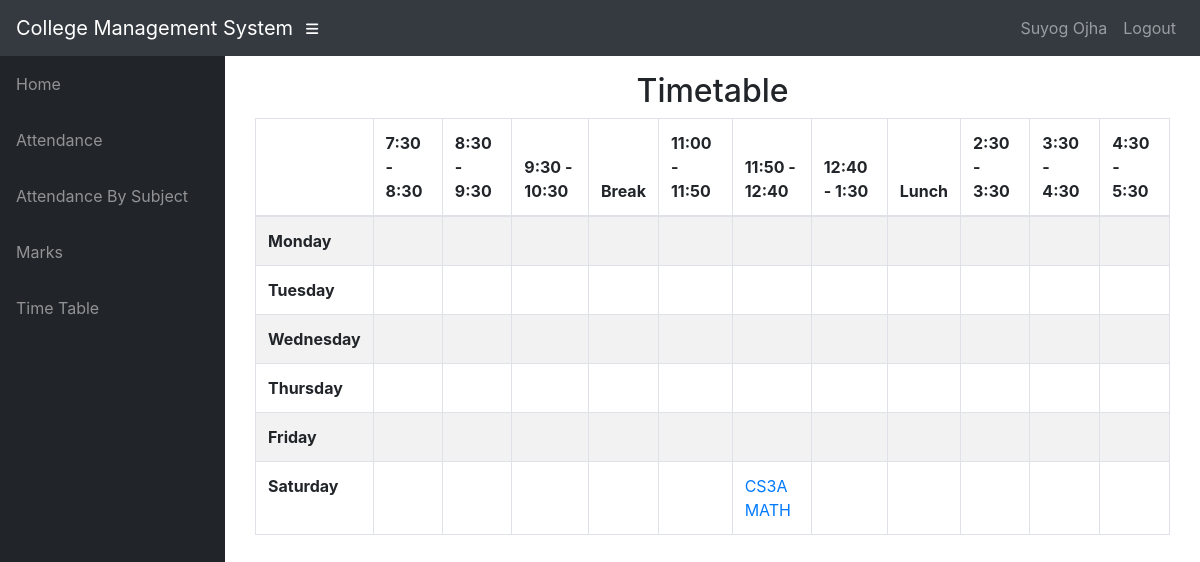
Page /info/teacher/121/t_timetable/ (signed in) on the committed database.
### info/models.py (models this page shows, shortened)
class User(AbstractUser):
    @property
    def is_student(self):
        if hasattr(self, 'student'):
            return True
        return False

class Student(models.Model):
    user = models.OneToOneField(User, on_delete=models.CASCADE, null=True)
    class_id = models.ForeignKey(Class, on_delete=models.CASCADE, default=1)
    USN = models.CharField(primary_key='True', max_length=100)
    name = models.CharField(max_length=200)
    sex = models.CharField(max_length=50, choices=sex_choice, default='Male')
    DOB = models.DateField(default='1998-01-01')

class AssignTime(models.Model):
    assign = models.ForeignKey(Assign, on_delete=models.CASCADE)
    period = models.CharField(max_length=50, choices=time_slots, default='11:00 - 11:50')
    day = models.CharField(max_length=15, choices=DAYS_OF_WEEK)

class Assign(models.Model):
    class_id = models.ForeignKey(Class, on_delete=models.CASCADE)
    course = models.ForeignKey(Course, on_delete=models.CASCADE)
    teacher = models.ForeignKey(Teacher, on_delete=models.CASCADE)
    class Meta:
        unique_together = (('course', 'class_id', 'teacher'),)

class Course(models.Model):
    dept = models.ForeignKey(Dept, on_delete=models.CASCADE)
    id = models.CharField(primary_key='True', max_length=50)
    name = models.CharField(max_length=50)
    shortname = models.CharField(max_length=50, default='X')

### info/views.py (the view)
# urls.py: path('teacher/<slug:teacher_id>/t_timetable/', views.t_timetable, name='t_timetable'),
@login_required()
def t_timetable(request, teacher_id):
    asst = AssignTime.objects.filter(assign__teacher_id=teacher_id)
    class_matrix = [[True for i in range(12)] for j in range(6)]
    for i, d in enumerate(DAYS_OF_WEEK):
        t = 0
        for j in range(12):
            if j == 0:
                class_matrix[i][0] = d[0]
                continue
            if j == 4 or j == 8:
                continue
            try:
                a = asst.get(period=time_slots[t][0], day=d[0])
                class_matrix[i][j] = a
            except AssignTime.DoesNotExist:
                pass
            t += 1
    context = {
        'class_matrix': class_matrix,
    }
    return render(request, 'info/t_timetable.html', context)

### info/templates/info/t_timetable.html
{% extends 'info/base.html' %}
    {% block content %}
    <div class="container">
        <div class="container">
            <div class="row">
                <div class="col-md-12">
                    <h2 class="text-center">
                        Timetable
                    </h2>
                </div>
                <div id="no-more-tables">
                     <div class="table-responsive">
                        <table class="col-sm-12 table table-bordered table-striped table- cf " id="dataTable" width="100%" cellspacing="0">
                            <thead class="cf">
                                <tr>
                                    <th>      </th>
                                    <th>7:30 - 8:30</th>
                                    <th>8:30 - 9:30</th>
                                    <th>9:30 - 10:30</th>
                                    <th>Break</th>
                                    <th>11:00 - 11:50</th>
                                    <th>11:50 - 12:40</th>
                                    <th>12:40 - 1:30</th>
                                    <th>Lunch</th>
                                    <th>2:30 - 3:30</th>
                                    <th>3:30 - 4:30</th>
                                    <th>4:30 - 5:30</th>
                                </tr>
                            </thead>
                            <tbody>
                                {% for i in class_matrix %}
                                <tr>
                                    {% for j in i %}
                                        {% if forloop.counter == 1 %}
                                            <td><b>{{ j }}</b></td>
                                        {% elif j == True %}
                                            <td></td>
                                        {% else %}
                                            <td><a href="{% url 'free_teachers' j.id %}"
                                                    onclick="window.open('{% url 'free_teachers' j.id %}',
                                                                         'newwindow',
                                                                         'width=600,height=400');
                                                              return false;">{{ j.assign.class_id_id }} {{ j.assign.course.shortname }}</a>
                                            </td>
                                        {% endif %}
                                    {% endfor %}
                                </tr>
                                {% endfor %}
                            </tbody>
                        </table>
                     </div>
                </div>
            </div>
        </div>
    </div>
    {% endblock %}

### info/templates/info/base.html (shortened to what this page needs)
<!DOCTYPE html>
<html lang="en">
  <head>
      {% load static %}
    <link href="{% static '/info/bootstrap/vendor/bootstrap/css/bootstrap.min.css' %}" rel="stylesheet">
    <link href="{% static '/info/bootstrap/vendor/fontawesome-free/css/all.min.css' %}" rel="stylesheet" type="text/css">
    <link href="{% static '/info/bootstrap/vendor/datatables/dataTables.bootstrap4.css' %}" rel="stylesheet">
    <link href="{% static '/info/bootstrap/css/sb-admin.css' %}" rel="stylesheet">
  </head>
  <body id="page-top">
    <nav class="navbar navbar-expand navbar-dark bg-dark static-top">
      <a class="navbar-brand mr-1" href="{% url 'index' %}">College Management System</a>
      <button class="btn btn-link btn-sm text-white order-1 order-sm-0" id="sidebarToggle" href="#">
        <i class="fas fa-bars"></i>
      </button>
        <div class="collapse navbar-collapse" id="navbarResponsive">
          <ul class="navbar-nav ml-auto">
            <li class="nav-item">
                {% if request.user.is_student %}
                    <a class="nav-link text-capitalize">{{ request.user.student.name }}</a>
                {% elif request.user.is_teacher %}
                    <a class="nav-link text-capitalize">{{ request.user.teacher.name }}</a>
                {% endif %}
            </li>
            <li class="nav-item">
                <a class="nav-link" href="#" data-toggle="modal" data-target="#logoutModal">Logout</a>
            </li>
          </ul>
        </div>
    </nav>
    <div id="wrapper">
      <ul class="sidebar navbar-nav">
            <li class="nav-item">
              <a class="nav-link" href="{% url 'index' %}">
                <span>Home</span>
              </a>
            </li>
        {% if request.user.is_student %}
            <li class="nav-item">
              <a class="nav-link" href="{% url 'attendance' request.user.student.USN %}">
                <span>Attendance</span>
              </a>
            </li>
            <li class="nav-item">
              <a class="nav-link" href="{% url 'attendance' request.user.student.USN %}">
                <span>Attendance By Subject</span>
              </a>
            </li>
            <li class="nav-item">
              <a class="nav-link" href="{% url 'marks_list' request.user.student.USN %}">
                <span>Marks</span>
              </a>
            </li>
              <li class="nav-item">
              <a class="nav-link" href="{% url 'timetable' request.user.student.class_id_id %}">
                <span>Time Table</span>
              </a>
            </li>
        {% endif %}
      </ul>
      <div id="content-wrapper">
        <div class="container-fluid">
            {% block content %}
            {% endblock %}
        </div>
      </div>
    </div>
  </body>
</html>

### rows in the picture
User: user.student.name "Suyog Ojha"
AssignTime: i "Saturday", assign.class_id_id "CS3A", assign.course.shortname "MATH"

### other values in the picture
{{ j }} "Monday" "Tuesday" "Wednesday" "Thursday" "Friday"
